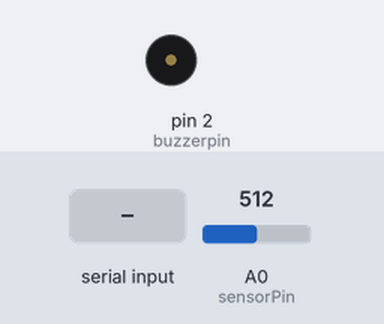
A sketch run on a simulated Arduino Uno, built with avr-gcc and run on an emulated ATmega328P. Parts: buzzer (waves = sounding). The inputs (shaded band) are chosen by the test bench; at power-on: A0 (sensorPin) = 512. What the sketch prints to the serial monitor is not drawn.

Above: at 1.2 s.
1.3 s: "A" received over Serial
At 1.5 s:
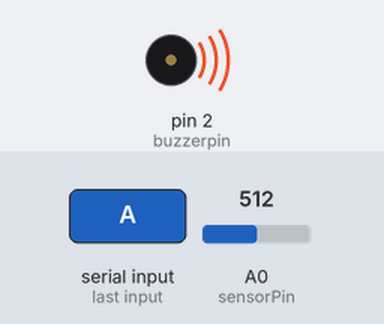
3.2 s: A0 (sensorPin) set to 489
At 3.36 s:
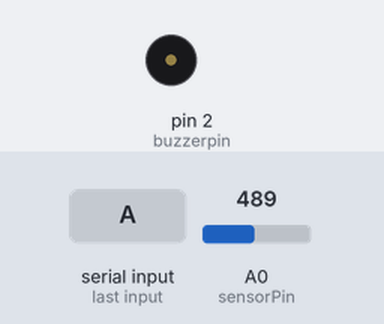
6.2 s: "B" received over Serial
Timing chart, 0 to 11.6 s (numbered marks = the images above; inputs shaded):
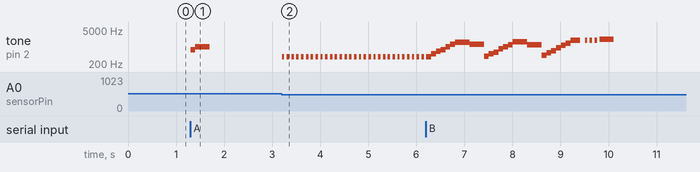

The sketch:

Arduino.ino
```cpp
// Declaration of global variables.
// Pin variable is constant and predefined (A0)
#define DIM 62
float semitono = 1.0594;
float LA = 440;
float SI = LA*pow(semitono,2);
float DO = SI*pow(semitono,1);
float RE = DO*pow(semitono,2);
float MI = RE*pow(semitono,2);
float FA = MI*pow(semitono,1);
float SOL = FA*pow(semitono,2);
float melody[DIM] = {SOL/2,100,DO,100,MI,100,SOL,100,DO*2,100,MI*2,100,SOL*2,300,MI*2,300,
  LA/semitono,100,DO,100,MI/semitono,100,LA*2/semitono,100,DO*2,100,MI*2/semitono,100,LA*4/semitono,300,MI*2/semitono,300,
  SI/semitono,100,RE,100,FA,100,SI/semitono*2,100,RE*2,100,FA*2,100,SI/semitono*4,200,0,100,
  SI/semitono*4,50,0,50,SI/semitono*4,50,0,50,SI/semitono*4,50,0,50,DO*4,300};


const int sensorPin=A0;
int sensorOut;
float digital;
int threshold= 500;
// calibrationValue is the threshold value at which the warning LED turns on/off
// To be determined empirically
float calibrationValue=0;

int buzzerpin=2;
char stato;
int flag=0;

void setup() {
  // Open serial communication
  Serial.begin(9600);
  // Set warning LED pin (2) as OUTPUT and sensorPin (A0) as INPUT
  //pinMode(2, OUTPUT);
  pinMode(sensorPin, INPUT);
  // Being (2) a digital pin we can set it to HIGH (5V) or LOW (GND)
  // We want the warning LED off when the program starts
  //digitalWrite(2,LOW);
  pinMode(buzzerpin, OUTPUT);
  // The piezoelectric element placed on pin8 is used as an acoustic alarm
}

void loop() {
  // LDR outputs a current (analog) so we read the voltage @ A0 on the 10k Ohm Resistance which is connected to GND
  // N.B.: analogRead converts the analog voltage to a digital signal [0~1023bit]
  sensorOut = analogRead(sensorPin);
  if (sensorOut > 500){
    sensorOut = 1023;
    delay(100);
  }
  //If the sensor exits from the path an acoustic alarm starts
  else if (flag == 1) {
      sensorOut = 0;
      tone(buzzerpin, SOL/2, 50);
      delay(50);
      tone(buzzerpin, 0, 50);
      delay(50);
  } else {
    sensorOut = 0;
    delay(100);
  }

  // Re-convert the digital values to voltage values [0~1023bit to 0~5V] (optional)
  digital = sensorOut * (5.0/1024.0);
  // Print on the serial monitor the output
   Serial.write(sensorOut);
  // Serial.println(sensorOut);

  // If the reading value is > calibrationValue (reflecting the black path) the warning LED stays OFF (LOW), otherwise it lights up
//  if (sensorOut > calibrationValue){
//    digitalWrite(2,LOW);
//  } else {
//    digitalWrite(2,HIGH);
//  }

   if(Serial.available()>0){
      stato = Serial.read();
      if (stato == 'A'){
          flag = 1;
          tone(buzzerpin, SOL, 100);
          delay(100);
          tone(buzzerpin, DO*2, 300);
       }
       else if (stato == 'B'){
          flag = 0;
          playMusic(melody);
       }
   }

}

void playMusic(float melody[]){
  for (int i=0; i<DIM; i+=2)
  {
    tone(buzzerpin, melody[i], melody[i+1]);
    delay(melody[i+1]);
  }
}
```

Measured:
- the behaviour switches between 501 and 500 on A0 (sensorPin) (found by bisection; images 1 and 2)
- after the input at 1.3 s, tone on pin 2 (buzzerpin): silent → 783 Hz at once, → 1046 Hz 0.10 s later, → silent 0.30 s later
- after the input at 3.2 s, tone on pin 2 (buzzerpin): alternates 391 Hz for 0.05 s and silent for 0.05 s, starting at once
